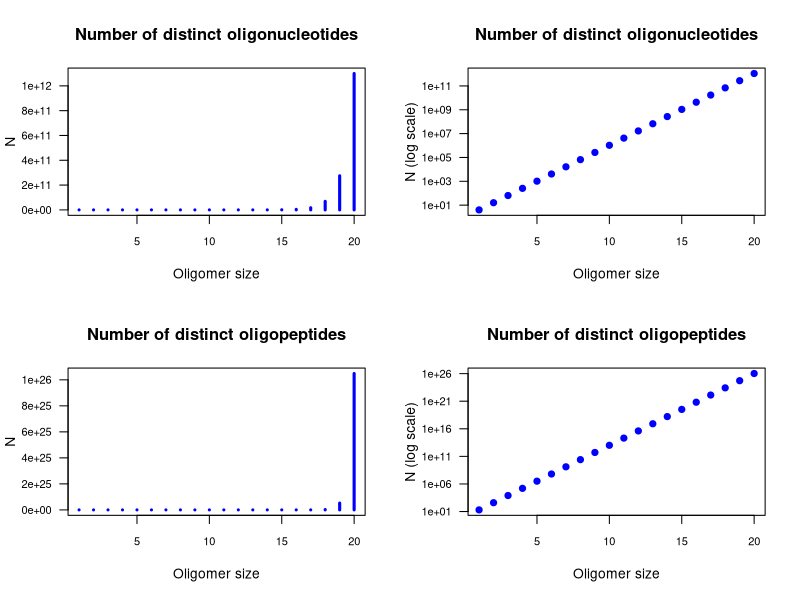
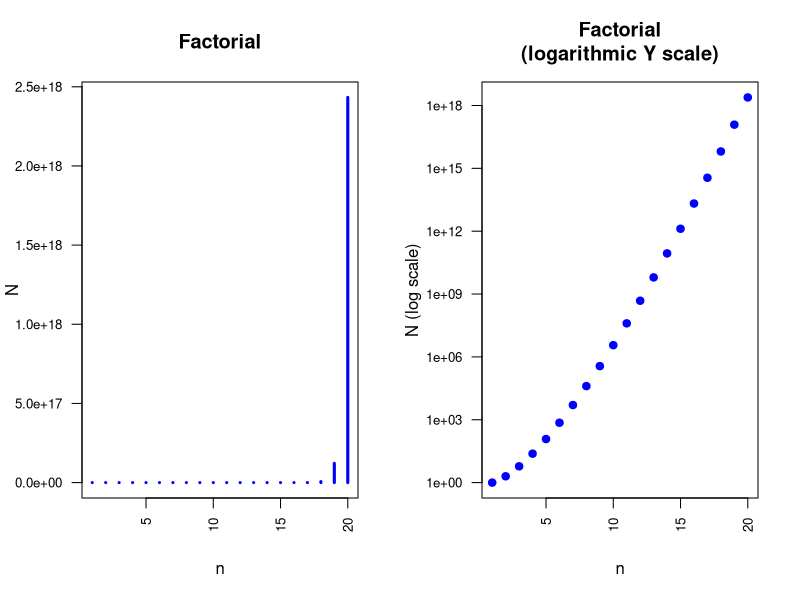

R code for these plots, in order:
## ---- chunk 1
library(knitr)
options(width = 300)
knitr::opts_chunk$set(
  fig.width = 7, fig.height = 5, 
  fig.path = 'figures/02_combinatorics_',
  fig.align = "center", 
  size = "tiny", 
  echo = FALSE, eval = TRUE, 
  warning = FALSE, message = FALSE, 
  results = TRUE, comment = "")
# knitr::asis_output("\\footnotesize")

## Library used to draw flow charts
library(DiagrammeR)

## ---- chunk 2
x <- 1:20 ## Oligomer size

par.ori <- par(no.readonly = TRUE)
par(mfrow = c(2,2))
n <- 4 ## Number of distinct residues
N <- n^x
plot(x, N, 
     main = "Number of distinct oligonucleotides",
     xlab = "Oligomer size",
     ylab = "N",
     las = 1, cex.axis = 0.8,
     type = "h", lwd = 3, col = "blue"
)
plot(x, N, 
     main = "Number of distinct oligonucleotides",
     xlab = "Oligomer size",
     ylab = "N (log scale)",
     las = 1, cex.axis = 0.8,
     log = "y",
     type = "p", pch = 19, col = "blue"
     )

## Oliopeptides
n <- 20 ## Number of distinct residues
N <- n^x
plot(x, N, 
     main = "Number of distinct oligopeptides",
     xlab = "Oligomer size",
     ylab = "N",
     las = 1, cex.axis = 0.8,
     type = "h", lwd = 3, col = "blue"
)
plot(x, N, 
     main = "Number of distinct oligopeptides",
     xlab = "Oligomer size",
     ylab = "N (log scale)",
     las = 1, cex.axis = 0.8,
     log = "y",
     type = "p", pch = 19, col = "blue"
)

par(par.ori) ## restaurer les paramètres par défaut
## ---- chunk 3
n <- 1:20
N <- factorial(n)
# plot(n,N, log = "y")

par.ori <- par(no.readonly = TRUE)
par(mfrow = c(1,2))
plot(n, N, 
     main = "Factorial",
     xlab = "n",
     ylab = "N",
     las = 2, cex.axis = 0.8,
     type = "h", lwd = 3, col = "blue"
)
plot(n, N, 
     main = "Factorial\n(logarithmic Y scale)",
     xlab = "n",
     ylab = "N (log scale)",
     las = 2, cex.axis = 0.8,
     log = "y",
     type = "p", pch = 19, col = "blue"
     )
par(par.ori)
## ---- chunk 4

grViz("
digraph combinatorics_flowchart {
  node [shape = diamond, fontname = Helvetica ]
  node [fontcolor = 'orange']
  A [label = 'remise ?']; 
  B [label = 'ordonné ?'];
  D [label = 'ordonné ?']  
  G [label = 'exhaustive selection?']

  node [shape = 'rectangle', fontcolor = 'black']
  C [label = 'geometric progression'];
  E [label = 'arrangement']
  F [label = 'combination']
  H [label = 'factorial']

  edge [arrowhead  = 'normal', color = '#00BB00', fontcolor = '#00BB00', label = 'Yes']
  A -> B
  B -> C
  D -> G
  G -> H

  edge [arrowhead  = 'normal', color = '#BB0000', fontcolor = '#BB0000', label = 'No']
  A -> D
  D -> F
  G -> E

}
")

## ---- chunk 5
aa.table <- read.delim("amino_acid_table.tsv", sep = "\t")
# kable(aa.table, caption = "Symboles des acides aminés et codons")

aa <- sort(as.vector(aa.table$Symbol))
aa <- aa[aa %in% LETTERS]

cat(sort(rep(aa, times = 3)), sep = "")
## ---- chunk 6
cat(sample(rep(aa, times = 3)), sep = "")
cat(sample(rep(aa, times = 3)), sep = "")
cat(sample(rep(aa, times = 3)), sep = "")
